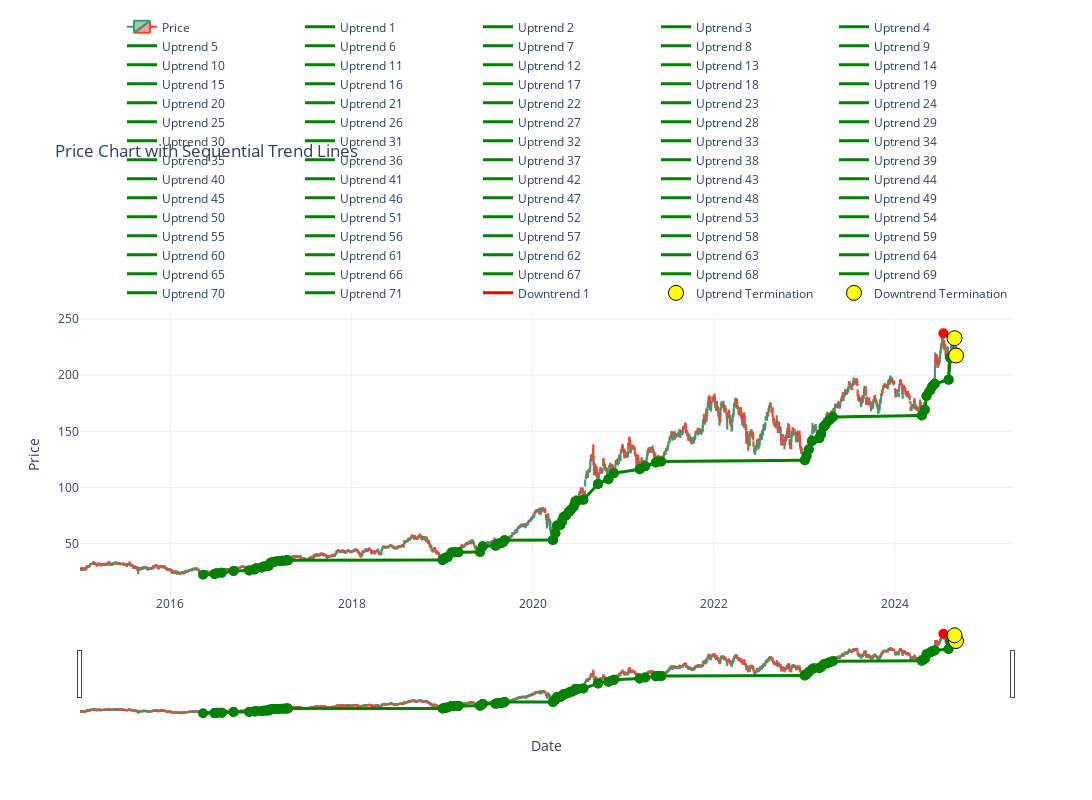

The cell this chart's notebook holds for it:
### Code cell
# Find sequential uptrend lines starting from the absolute lowest point
uptrend_data = find_sequential_trendlines(df, mode='lows', min_distance=5, max_lines=100)

# Find sequential downtrend lines starting from the absolute highest point
downtrend_data = find_sequential_trendlines(df, mode='highs', min_distance=5, max_lines=100)

print(f"Created {len(uptrend_data['trendlines'])} sequential uptrend lines")
print(f"Created {len(downtrend_data['trendlines'])} sequential downtrend lines")
print(f"Uptrend terminations: {len(uptrend_data['termination_points'])}")
print(f"Downtrend terminations: {len(downtrend_data['termination_points'])}")

# Plot the results
plot_sequential_trendlines(df, uptrend_data, downtrend_data)

# Interactive plot
plot_interactive_sequential_trendlines(df, uptrend_data, downtrend_data)

### Figure 1 — Plotly figure (JSON) as saved in the notebook; plotly's stock layout.template omitted (floating-point values rounded to 4 significant figures; data arrays with more than 128 entries replaced by an {"elided": "..."} marker saying what was removed)
{"data": [{"close": {"elided": "2434 float values"}, "high": {"elided": "2434 float values"}, "low": {"elided": "2434 float values"}, "name": "Price", "open": {"elided": "2434 float values"}, "type": "candlestick", "x": {"elided": "2434 str values"}}, {"line": {"color": "green", "width": 3}, "mode": "lines", "name": "Uptrend 1", "type": "scatter", "x": ["2016-05-12T00:00:00", "2016-06-27T00:00:00"], "y": [22.37, 22.88]}, {"marker": {"color": "green", "size": 10}, "mode": "markers", "name": "Uptrend 1 points", "showlegend": false, "type": "scatter", "x": ["2016-05-12T00:00:00", "2016-06-27T00:00:00"], "y": [22.37, 22.88]}, {"line": {"color": "green", "width": 3}, "mode": "lines", "name": "Uptrend 2", "type": "scatter", "x": ["2016-06-27T00:00:00", "2016-07-06T00:00:00"], "y": [22.88, 23.59]}, {"marker": {"color": "green", "size": 10}, "mode": "markers", "name": "Uptrend 2 points", "showlegend": false, "type": "scatter", "x": ["2016-06-27T00:00:00", "2016-07-06T00:00:00"], "y": [22.88, 23.59]}, {"line": {"color": "green", "width": 3}, "mode": "lines", "name": "Uptrend 3", "type": "scatter", "x": ["2016-07-06T00:00:00", "2016-07-26T00:00:00"], "y": [23.59, 24.1]}, {"marker": {"color": "green", "size": 10}, "mode": "markers", "name": "Uptrend 3 points", "showlegend": false, "type": "scatter", "x": ["2016-07-06T00:00:00", "2016-07-26T00:00:00"], "y": [23.59, 24.1]}, {"line": {"color": "green", "width": 3}, "mode": "lines", "name": "Uptrend 4", "type": "scatter", "x": ["2016-07-26T00:00:00", "2016-09-12T00:00:00"], "y": [24.1, 25.63]}, {"marker": {"color": "green", "size": 10}, "mode": "markers", "name": "Uptrend 4 points", "showlegend": false, "type": "scatter", "x": ["2016-07-26T00:00:00", "2016-09-12T00:00:00"], "y": [24.1, 25.63]}, {"line": {"color": "green", "width": 3}, "mode": "lines", "name": "Uptrend 5", "type": "scatter", "x": ["2016-09-12T00:00:00", "2016-11-14T00:00:00"], "y": [25.63, 26.02]}, {"marker": {"color": "green", "size": 10}, "mode": "markers", "name": "Uptrend 5 points", "showlegend": false, "type": "scatter", "x": ["2016-09-12T00:00:00", "2016-11-14T00:00:00"], "y": [25.63, 26.02]}, {"line": {"color": "green", "width": 3}, "mode": "lines", "name": "Uptrend 6", "type": "scatter", "x": ["2016-11-14T00:00:00", "2016-12-05T00:00:00"], "y": [26.02, 27.06]}, {"marker": {"color": "green", "size": 10}, "mode": "markers", "name": "Uptrend 6 points", "showlegend": false, "type": "scatter", "x": ["2016-11-14T00:00:00", "2016-12-05T00:00:00"], "y": [26.02, 27.06]}, {"line": {"color": "green", "width": 3}, "mode": "lines", "name": "Uptrend 7", "type": "scatter", "x": ["2016-12-05T00:00:00", "2016-12-12T00:00:00"], "y": [27.06, 28.12]}, {"marker": {"color": "green", "size": 10}, "mode": "markers", "name": "Uptrend 7 points", "showlegend": false, "type": "scatter", "x": ["2016-12-05T00:00:00", "2016-12-12T00:00:00"], "y": [27.06, 28.12]}, {"line": {"color": "green", "width": 3}, "mode": "lines", "name": "Uptrend 8", "type": "scatter", "x": ["2016-12-12T00:00:00", "2017-01-03T00:00:00"], "y": [28.12, 28.69]}, {"marker": {"color": "green", "size": 10}, "mode": "markers", "name": "Uptrend 8 points", "showlegend": false, "type": "scatter", "x": ["2016-12-12T00:00:00", "2017-01-03T00:00:00"], "y": [28.12, 28.69]}, {"line": {"color": "green", "width": 3}, "mode": "lines", "name": "Uptrend 9", "type": "scatter", "x": ["2017-01-03T00:00:00", "2017-01-12T00:00:00"], "y": [28.69, 29.55]}, {"marker": {"color": "green", "size": 10}, "mode": "markers", "name": "Uptrend 9 points", "showlegend": false, "type": "scatter", "x": ["2017-01-03T00:00:00", "2017-01-12T00:00:00"], "y": [28.69, 29.55]}, {"line": {"color": "green", "width": 3}, "mode": "lines", "name": "Uptrend 10", "type": "scatter", "x": ["2017-01-12T00:00:00", "2017-01-24T00:00:00"], "y": [29.55, 29.88]}, {"marker": {"color": "green", "size": 10}, "mode": "markers", "name": "Uptrend 10 points", "showlegend": false, "type": "scatter", "x": ["2017-01-12T00:00:00", "2017-01-24T00:00:00"], "y": [29.55, 29.88]}, {"line": {"color": "green", "width": 3}, "mode": "lines", "name": "Uptrend 11", "type": "scatter", "x": ["2017-01-24T00:00:00", "2017-01-31T00:00:00"], "y": [29.88, 30.16]}, {"marker": {"color": "green", "size": 10}, "mode": "markers", "name": "Uptrend 11 points", "showlegend": false, "type": "scatter", "x": ["2017-01-24T00:00:00", "2017-01-31T00:00:00"], "y": [29.88, 30.16]}, {"line": {"color": "green", "width": 3}, "mode": "lines", "name": "Uptrend 12", "type": "scatter", "x": ["2017-01-31T00:00:00", "2017-02-07T00:00:00"], "y": [30.16, 32.61]}, {"marker": {"color": "green", "size": 10}, "mode": "markers", "name": "Uptrend 12 points", "showlegend": false, "type": "scatter", "x": ["2017-01-31T00:00:00", "2017-02-07T00:00:00"], "y": [30.16, 32.61]}, {"line": {"color": "green", "width": 3}, "mode": "lines", "name": "Uptrend 13", "type": "scatter", "x": ["2017-02-07T00:00:00", "2017-02-14T00:00:00"], "y": [32.61, 33.31]}, {"marker": {"color": "green", "size": 10}, "mode": "markers", "name": "Uptrend 13 points", "showlegend": false, "type": "scatter", "x": ["2017-02-07T00:00:00", "2017-02-14T00:00:00"], "y": [32.61, 33.31]}, {"line": {"color": "green", "width": 3}, "mode": "lines", "name": "Uptrend 14", "type": "scatter", "x": ["2017-02-14T00:00:00", "2017-02-24T00:00:00"], "y": [33.31, 33.82]}, {"marker": {"color": "green", "size": 10}, "mode": "markers", "name": "Uptrend 14 points", "showlegend": false, "type": "scatter", "x": ["2017-02-14T00:00:00", "2017-02-24T00:00:00"], "y": [33.31, 33.82]}, {"line": {"color": "green", "width": 3}, "mode": "lines", "name": "Uptrend 15", "type": "scatter", "x": ["2017-02-24T00:00:00", "2017-03-09T00:00:00"], "y": [33.82, 34.26]}, {"marker": {"color": "green", "size": 10}, "mode": "markers", "name": "Uptrend 15 points", "showlegend": false, "type": "scatter", "x": ["2017-02-24T00:00:00", "2017-03-09T00:00:00"], "y": [33.82, 34.26]}, {"line": {"color": "green", "width": 3}, "mode": "lines", "name": "Uptrend 16", "type": "scatter", "x": ["2017-03-09T00:00:00", "2017-03-27T00:00:00"], "y": [34.26, 34.65]}, {"marker": {"color": "green", "size": 10}, "mode": "markers", "name": "Uptrend 16 points", "showlegend": false, "type": "scatter", "x": ["2017-03-09T00:00:00", "2017-03-27T00:00:00"], "y": [34.26, 34.65]}, {"line": {"color": "green", "width": 3}, "mode": "lines", "name": "Uptrend 17", "type": "scatter", "x": ["2017-03-27T00:00:00", "2017-04-11T00:00:00"], "y": [34.65, 35.01]}, {"marker": {"color": "green", "size": 10}, "mode": "markers", "name": "Uptrend 17 points", "showlegend": false, "type": "scatter", "x": ["2017-03-27T00:00:00", "2017-04-11T00:00:00"], "y": [34.65, 35.01]}, {"line": {"color": "green", "width": 3}, "mode": "lines", "name": "Uptrend 18", "type": "scatter", "x": ["2017-04-11T00:00:00", "2017-04-19T00:00:00"], "y": [35.01, 35.11]}, {"marker": {"color": "green", "size": 10}, "mode": "markers", "name": "Uptrend 18 points", "showlegend": false, "type": "scatter", "x": ["2017-04-11T00:00:00", "2017-04-19T00:00:00"], "y": [35.01, 35.11]}, {"line": {"color": "green", "width": 3}, "mode": "lines", "name": "Uptrend 19", "type": "scatter", "x": ["2017-04-19T00:00:00", "2019-01-03T00:00:00"], "y": [35.11, 35.5]}, {"marker": {"color": "green", "size": 10}, "mode": "markers", "name": "Uptrend 19 points", "showlegend": false, "type": "scatter", "x": ["2017-04-19T00:00:00", "2019-01-03T00:00:00"], "y": [35.11, 35.5]}, {"line": {"color": "green", "width": 3}, "mode": "lines", "name": "Uptrend 20", "type": "scatter", "x": ["2019-01-03T00:00:00", "2019-01-14T00:00:00"], "y": [35.5, 37.31]}, {"marker": {"color": "green", "size": 10}, "mode": "markers", "name": "Uptrend 20 points", "showlegend": false, "type": "scatter", "x": ["2019-01-03T00:00:00", "2019-01-14T00:00:00"], "y": [35.5, 37.31]}, {"line": {"color": "green", "width": 3}, "mode": "lines", "name": "Uptrend 21", "type": "scatter", "x": ["2019-01-14T00:00:00", "2019-01-23T00:00:00"], "y": [37.31, 37.92]}, {"marker": {"color": "green", "size": 10}, "mode": "markers", "name": "Uptrend 21 points", "showlegend": false, "type": "scatter", "x": ["2019-01-14T00:00:00", "2019-01-23T00:00:00"], "y": [37.31, 37.92]}, {"line": {"color": "green", "width": 3}, "mode": "lines", "name": "Uptrend 22", "type": "scatter", "x": ["2019-01-23T00:00:00", "2019-02-08T00:00:00"], "y": [37.92, 42.1]}, {"marker": {"color": "green", "size": 10}, "mode": "markers", "name": "Uptrend 22 points", "showlegend": false, "type": "scatter", "x": ["2019-01-23T00:00:00", "2019-02-08T00:00:00"], "y": [37.92, 42.1]}, {"line": {"color": "green", "width": 3}, "mode": "lines", "name": "Uptrend 23", "type": "scatter", "x": ["2019-02-08T00:00:00", "2019-02-19T00:00:00"], "y": [42.1, 42.37]}, {"marker": {"color": "green", "size": 10}, "mode": "markers", "name": "Uptrend 23 points", "showlegend": false, "type": "scatter", "x": ["2019-02-08T00:00:00", "2019-02-19T00:00:00"], "y": [42.1, 42.37]}, {"line": {"color": "green", "width": 3}, "mode": "lines", "name": "Uptrend 24", "type": "scatter", "x": ["2019-02-19T00:00:00", "2019-03-08T00:00:00"], "y": [42.37, 42.38]}, {"marker": {"color": "green", "size": 10}, "mode": "markers", "name": "Uptrend 24 points", "showlegend": false, "type": "scatter", "x": ["2019-02-19T00:00:00", "2019-03-08T00:00:00"], "y": [42.37, 42.38]}, {"line": {"color": "green", "width": 3}, "mode": "lines", "name": "Uptrend 25", "type": "scatter", "x": ["2019-03-08T00:00:00", "2019-06-03T00:00:00"], "y": [42.38, 42.57]}, {"marker": {"color": "green", "size": 10}, "mode": "markers", "name": "Uptrend 25 points", "showlegend": false, "type": "scatter", "x": ["2019-03-08T00:00:00", "2019-06-03T00:00:00"], "y": [42.38, 42.57]}, {"line": {"color": "green", "width": 3}, "mode": "lines", "name": "Uptrend 26", "type": "scatter", "x": ["2019-06-03T00:00:00", "2019-06-14T00:00:00"], "y": [42.57, 47.58]}, {"marker": {"color": "green", "size": 10}, "mode": "markers", "name": "Uptrend 26 points", "showlegend": false, "type": "scatter", "x": ["2019-06-03T00:00:00", "2019-06-14T00:00:00"], "y": [42.57, 47.58]}, {"line": {"color": "green", "width": 3}, "mode": "lines", "name": "Uptrend 27", "type": "scatter", "x": ["2019-06-14T00:00:00", "2019-08-05T00:00:00"], "y": [47.58, 48.15]}, {"marker": {"color": "green", "size": 10}, "mode": "markers", "name": "Uptrend 27 points", "showlegend": false, "type": "scatter", "x": ["2019-06-14T00:00:00", "2019-08-05T00:00:00"], "y": [47.58, 48.15]}, {"line": {"color": "green", "width": 3}, "mode": "lines", "name": "Uptrend 28", "type": "scatter", "x": ["2019-08-05T00:00:00", "2019-08-12T00:00:00"], "y": [48.15, 49.79]}, {"marker": {"color": "green", "size": 10}, "mode": "markers", "name": "Uptrend 28 points", "showlegend": false, "type": "scatter", "x": ["2019-08-05T00:00:00", "2019-08-12T00:00:00"], "y": [48.15, 49.79]}, {"line": {"color": "green", "width": 3}, "mode": "lines", "name": "Uptrend 29", "type": "scatter", "x": ["2019-08-12T00:00:00", "2019-08-23T00:00:00"], "y": [49.79, 50.25]}, {"marker": {"color": "green", "size": 10}, "mode": "markers", "name": "Uptrend 29 points", "showlegend": false, "type": "scatter", "x": ["2019-08-12T00:00:00", "2019-08-23T00:00:00"], "y": [49.79, 50.25]}, {"line": {"color": "green", "width": 3}, "mode": "lines", "name": "Uptrend 30", "type": "scatter", "x": ["2019-08-23T00:00:00", "2019-09-03T00:00:00"], "y": [50.25, 51.06]}, {"marker": {"color": "green", "size": 10}, "mode": "markers", "name": "Uptrend 30 points", "showlegend": false, "type": "scatter", "x": ["2019-08-23T00:00:00", "2019-09-03T00:00:00"], "y": [50.25, 51.06]}, {"line": {"color": "green", "width": 3}, "mode": "lines", "name": "Uptrend 31", "type": "scatter", "x": ["2019-09-03T00:00:00", "2019-09-10T00:00:00"], "y": [51.06, 52.93]}, {"marker": {"color": "green", "size": 10}, "mode": "markers", "name": "Uptrend 31 points", "showlegend": false, "type": "scatter", "x": ["2019-09-03T00:00:00", "2019-09-10T00:00:00"], "y": [51.06, 52.93]}, {"line": {"color": "green", "width": 3}, "mode": "lines", "name": "Uptrend 32", "type": "scatter", "x": ["2019-09-10T00:00:00", "2020-03-23T00:00:00"], "y": [52.93, 53.15]}, {"marker": {"color": "green", "size": 10}, "mode": "markers", "name": "Uptrend 32 points", "showlegend": false, "type": "scatter", "x": ["2019-09-10T00:00:00", "2020-03-23T00:00:00"], "y": [52.93, 53.15]}, {"line": {"color": "green", "width": 3}, "mode": "lines", "name": "Uptrend 33", "type": "scatter", "x": ["2020-03-23T00:00:00", "2020-04-02T00:00:00"], "y": [53.15, 59.22]}, {"marker": {"color": "green", "size": 10}, "mode": "markers", "name": "Uptrend 33 points", "showlegend": false, "type": "scatter", "x": ["2020-03-23T00:00:00", "2020-04-02T00:00:00"], "y": [53.15, 59.22]}, {"line": {"color": "green", "width": 3}, "mode": "lines", "name": "Uptrend 34", "type": "scatter", "x": ["2020-04-02T00:00:00", "2020-04-09T00:00:00"], "y": [59.22, 66.18]}, {"marker": {"color": "green", "size": 10}, "mode": "markers", "name": "Uptrend 34 points", "showlegend": false, "type": "scatter", "x": ["2020-04-02T00:00:00", "2020-04-09T00:00:00"], "y": [59.22, 66.18]}, {"line": {"color": "green", "width": 3}, "mode": "lines", "name": "Uptrend 35", "type": "scatter", "x": ["2020-04-09T00:00:00", "2020-04-21T00:00:00"], "y": [66.18, 66.36]}, {"marker": {"color": "green", "size": 10}, "mode": "markers", "name": "Uptrend 35 points", "showlegend": false, "type": "scatter", "x": ["2020-04-09T00:00:00", "2020-04-21T00:00:00"], "y": [66.18, 66.36]}, {"line": {"color": "green", "width": 3}, "mode": "lines", "name": "Uptrend 36", "type": "scatter", "x": ["2020-04-21T00:00:00", "2020-04-28T00:00:00"], "y": [66.36, 69.55]}, {"marker": {"color": "green", "size": 10}, "mode": "markers", "name": "Uptrend 36 points", "showlegend": false, "type": "scatter", "x": ["2020-04-21T00:00:00", "2020-04-28T00:00:00"], "y": [66.36, 69.55]}, {"line": {"color": "green", "width": 3}, "mode": "lines", "name": "Uptrend 37", "type": "scatter", "x": ["2020-04-28T00:00:00", "2020-05-05T00:00:00"], "y": [69.55, 73.61]}, {"marker": {"color": "green", "size": 10}, "mode": "markers", "name": "Uptrend 37 points", "showlegend": false, "type": "scatter", "x": ["2020-04-28T00:00:00", "2020-05-05T00:00:00"], "y": [69.55, 73.61]}, {"line": {"color": "green", "width": 3}, "mode": "lines", "name": "Uptrend 38", "type": "scatter", "x": ["2020-05-05T00:00:00", "2020-05-15T00:00:00"], "y": [73.61, 75.05]}, {"marker": {"color": "green", "size": 10}, "mode": "markers", "name": "Uptrend 38 points", "showlegend": false, "type": "scatter", "x": ["2020-05-05T00:00:00", "2020-05-15T00:00:00"], "y": [73.61, 75.05]}, {"line": {"color": "green", "width": 3}, "mode": "lines", "name": "Uptrend 39", "type": "scatter", "x": ["2020-05-15T00:00:00", "2020-05-27T00:00:00"], "y": [75.05, 78.27]}, {"marker": {"color": "green", "size": 10}, "mode": "markers", "name": "Uptrend 39 points", "showlegend": false, "type": "scatter", "x": ["2020-05-15T00:00:00", "2020-05-27T00:00:00"], "y": [75.05, 78.27]}, {"line": {"color": "green", "width": 3}, "mode": "lines", "name": "Uptrend 40", "type": "scatter", "x": ["2020-05-27T00:00:00", "2020-06-04T00:00:00"], "y": [78.27, 80.19]}, {"marker": {"color": "green", "size": 10}, "mode": "markers", "name": "Uptrend 40 points", "showlegend": false, "type": "scatter", "x": ["2020-05-27T00:00:00", "2020-06-04T00:00:00"], "y": [78.27, 80.19]}, {"line": {"color": "green", "width": 3}, "mode": "lines", "name": "Uptrend 41", "type": "scatter", "x": ["2020-06-04T00:00:00", "2020-06-15T00:00:00"], "y": [80.19, 83.14]}, {"marker": {"color": "green", "size": 10}, "mode": "markers", "name": "Uptrend 41 points", "showlegend": false, "type": "scatter", "x": ["2020-06-04T00:00:00", "2020-06-15T00:00:00"], "y": [80.19, 83.14]}, {"line": {"color": "green", "width": 3}, "mode": "lines", "name": "Uptrend 42", "type": "scatter", "x": ["2020-06-15T00:00:00", "2020-06-22T00:00:00"], "y": [83.14, 87.79]}, {"marker": {"color": "green", "size": 10}, "mode": "markers", "name": "Uptrend 42 points", "showlegend": false, "type": "scatter", "x": ["2020-06-15T00:00:00", "2020-06-22T00:00:00"], "y": [83.14, 87.79]}, {"line": {"color": "green", "width": 3}, "mode": "lines", "name": "Uptrend 43", "type": "scatter", "x": ["2020-06-22T00:00:00", "2020-06-29T00:00:00"], "y": [87.79, 87.82]}, {"marker": {"color": "green", "size": 10}, "mode": "markers", "name": "Uptrend 43 points", "showlegend": false, "type": "scatter", "x": ["2020-06-22T00:00:00", "2020-06-29T00:00:00"], "y": [87.79, 87.82]}, {"line": {"color": "green", "width": 3}, "mode": "lines", "name": "Uptrend 44", "type": "scatter", "x": ["2020-06-29T00:00:00", "2020-07-24T00:00:00"], "y": [87.82, 89.14]}, {"marker": {"color": "green", "size": 10}, "mode": "markers", "name": "Uptrend 44 points", "showlegend": false, "type": "scatter", "x": ["2020-06-29T00:00:00", "2020-07-24T00:00:00"], "y": [87.82, 89.14]}, {"line": {"color": "green", "width": 3}, "mode": "lines", "name": "Uptrend 45", "type": "scatter", "x": ["2020-07-24T00:00:00", "2020-09-21T00:00:00"], "y": [89.14, 103.1]}, {"marker": {"color": "green", "size": 10}, "mode": "markers", "name": "Uptrend 45 points", "showlegend": false, "type": "scatter", "x": ["2020-07-24T00:00:00", "2020-09-21T00:00:00"], "y": [89.14, 103.1]}, {"line": {"color": "green", "width": 3}, "mode": "lines", "name": "Uptrend 46", "type": "scatter", "x": ["2020-09-21T00:00:00", "2020-11-02T00:00:00"], "y": [103.1, 107.3]}, {"marker": {"color": "green", "size": 10}, "mode": "markers", "name": "Uptrend 46 points", "showlegend": false, "type": "scatter", "x": ["2020-09-21T00:00:00", "2020-11-02T00:00:00"], "y": [103.1, 107.3]}, {"line": {"color": "green", "width": 3}, "mode": "lines", "name": "Uptrend 47", "type": "scatter", "x": ["2020-11-02T00:00:00", "2020-11-24T00:00:00"], "y": [107.3, 112.6]}, {"marker": {"color": "green", "size": 10}, "mode": "markers", "name": "Uptrend 47 points", "showlegend": false, "type": "scatter", "x": ["2020-11-02T00:00:00", "2020-11-24T00:00:00"], "y": [107.3, 112.6]}, {"line": {"color": "green", "width": 3}, "mode": "lines", "name": "Uptrend 48", "type": "scatter", "x": ["2020-11-24T00:00:00", "2021-03-08T00:00:00"], "y": [112.6, 116.2]}, {"marker": {"color": "green", "size": 10}, "mode": "markers", "name": "Uptrend 48 points", "showlegend": false, "type": "scatter", "x": ["2020-11-24T00:00:00", "2021-03-08T00:00:00"], "y": [112.6, 116.2]}, {"line": {"color": "green", "width": 3}, "mode": "lines", "name": "Uptrend 49", "type": "scatter", "x": ["2021-03-08T00:00:00", "2021-03-30T00:00:00"], "y": [116.2, 118.9]}, {"marker": {"color": "green", "size": 10}, "mode": "markers", "name": "Uptrend 49 points", "showlegend": false, "type": "scatter", "x": ["2021-03-08T00:00:00", "2021-03-30T00:00:00"], "y": [116.2, 118.9]}, {"line": {"color": "green", "width": 3}, "mode": "lines", "name": "Uptrend 50", "type": "scatter", "x": ["2021-03-30T00:00:00", "2021-05-12T00:00:00"], "y": [118.9, 122.2]}, {"marker": {"color": "green", "size": 10}, "mode": "markers", "name": "Uptrend 50 points", "showlegend": false, "type": "scatter", "x": ["2021-03-30T00:00:00", "2021-05-12T00:00:00"], "y": [118.9, 122.2]}, {"line": {"color": "green", "width": 3}, "mode": "lines", "name": "Uptrend 51", "type": "scatter", "x": ["2021-05-12T00:00:00", "2021-05-19T00:00:00"], "y": [122.2, 122.9]}, {"marker": {"color": "green", "size": 10}, "mode": "markers", "name": "Uptrend 51 points", "showlegend": false, "type": "scatter", "x": ["2021-05-12T00:00:00", "2021-05-19T00:00:00"], "y": [122.2, 122.9]}, {"line": {"color": "green", "width": 3}, "mode": "lines", "name": "Uptrend 52", "type": "scatter", "x": ["2021-05-19T00:00:00", "2021-06-03T00:00:00"], "y": [122.9, 123.1]}, {"marker": {"color": "green", "size": 10}, "mode": "markers", "name": "Uptrend 52 points", "showlegend": false, "type": "scatter", "x": ["2021-05-19T00:00:00", "2021-06-03T00:00:00"], "y": [122.9, 123.1]}, {"line": {"color": "green", "width": 3}, "mode": "lines", "name": "Uptrend 53", "type": "scatter", "x": ["2021-06-03T00:00:00", "2023-01-03T00:00:00"], "y": [123.1, 124.2]}, {"marker": {"color": "green", "size": 10}, "mode": "markers", "name": "Uptrend 53 points", "showlegend": false, "type": "scatter", "x": ["2021-06-03T00:00:00", "2023-01-03T00:00:00"], "y": [123.1, 124.2]}, {"line": {"color": "green", "width": 3}, "mode": "lines", "name": "Uptrend 54", "type": "scatter", "x": ["2023-01-03T00:00:00", "2023-01-10T00:00:00"], "y": [124.2, 128.1]}, {"marker": {"color": "green", "size": 10}, "mode": "markers", "name": "Uptrend 54 points", "showlegend": false, "type": "scatter", "x": ["2023-01-03T00:00:00", "2023-01-10T00:00:00"], "y": [124.2, 128.1]}, {"line": {"color": "green", "width": 3}, "mode": "lines", "name": "Uptrend 55", "type": "scatter", "x": ["2023-01-10T00:00:00", "2023-01-19T00:00:00"], "y": [128.1, 133.8]}, {"marker": {"color": "green", "size": 10}, "mode": "markers", "name": "Uptrend 55 points", "showlegend": false, "type": "scatter", "x": ["2023-01-10T00:00:00", "2023-01-19T00:00:00"], "y": [128.1, 133.8]}, {"line": {"color": "green", "width": 3}, "mode": "lines", "name": "Uptrend 56", "type": "scatter", "x": ["2023-01-19T00:00:00", "2023-02-01T00:00:00"], "y": [133.8, 141.3]}, {"marker": {"color": "green", "size": 10}, "mode": "markers", "name": "Uptrend 56 points", "showlegend": false, "type": "scatter", "x": ["2023-01-19T00:00:00", "2023-02-01T00:00:00"], "y": [133.8, 141.3]}, {"line": {"color": "green", "width": 3}, "mode": "lines", "name": "Uptrend 57", "type": "scatter", "x": ["2023-02-01T00:00:00", "2023-03-02T00:00:00"], "y": [141.3, 143.9]}, {"marker": {"color": "green", "size": 10}, "mode": "markers", "name": "Uptrend 57 points", "showlegend": false, "type": "scatter", "x": ["2023-02-01T00:00:00", "2023-03-02T00:00:00"], "y": [141.3, 143.9]}, {"line": {"color": "green", "width": 3}, "mode": "lines", "name": "Uptrend 58", "type": "scatter", "x": ["2023-03-02T00:00:00", "2023-03-10T00:00:00"], "y": [143.9, 147.6]}, {"marker": {"color": "green", "size": 10}, "mode": "markers", "name": "Uptrend 58 points", "showlegend": false, "type": "scatter", "x": ["2023-03-02T00:00:00", "2023-03-10T00:00:00"], "y": [143.9, 147.6]}, {"line": {"color": "green", "width": 3}, "mode": "lines", "name": "Uptrend 59", "type": "scatter", "x": ["2023-03-10T00:00:00", "2023-03-20T00:00:00"], "y": [147.6, 154.1]}, {"marker": {"color": "green", "size": 10}, "mode": "markers", "name": "Uptrend 59 points", "showlegend": false, "type": "scatter", "x": ["2023-03-10T00:00:00", "2023-03-20T00:00:00"], "y": [147.6, 154.1]}, {"line": {"color": "green", "width": 3}, "mode": "lines", "name": "Uptrend 60", "type": "scatter", "x": ["2023-03-20T00:00:00", "2023-03-28T00:00:00"], "y": [154.1, 156.0]}, {"marker": {"color": "green", "size": 10}, "mode": "markers", "name": "Uptrend 60 points", "showlegend": false, "type": "scatter", "x": ["2023-03-20T00:00:00", "2023-03-28T00:00:00"], "y": [154.1, 156.0]}, {"line": {"color": "green", "width": 3}, "mode": "lines", "name": "Uptrend 61", "type": "scatter", "x": ["2023-03-28T00:00:00", "2023-04-12T00:00:00"], "y": [156.0, 159.8]}, {"marker": {"color": "green", "size": 10}, "mode": "markers", "name": "Uptrend 61 points", "showlegend": false, "type": "scatter", "x": ["2023-03-28T00:00:00", "2023-04-12T00:00:00"], "y": [156.0, 159.8]}, {"line": {"color": "green", "width": 3}, "mode": "lines", "name": "Uptrend 62", "type": "scatter", "x": ["2023-04-12T00:00:00", "2023-04-26T00:00:00"], "y": [159.8, 162.8]}, {"marker": {"color": "green", "size": 10}, "mode": "markers", "name": "Uptrend 62 points", "showlegend": false, "type": "scatter", "x": ["2023-04-12T00:00:00", "2023-04-26T00:00:00"], "y": [159.8, 162.8]}, {"line": {"color": "green", "width": 3}, "mode": "lines", "name": "Uptrend 63", "type": "scatter", "x": ["2023-04-26T00:00:00", "2024-04-19T00:00:00"], "y": [162.8, 164.1]}, {"marker": {"color": "green", "size": 10}, "mode": "markers", "name": "Uptrend 63 points", "showlegend": false, "type": "scatter", "x": ["2023-04-26T00:00:00", "2024-04-19T00:00:00"], "y": [162.8, 164.1]}, {"line": {"color": "green", "width": 3}, "mode": "lines", "name": "Uptrend 64", "type": "scatter", "x": ["2024-04-19T00:00:00", "2024-05-01T00:00:00"], "y": [164.1, 169.1]}, {"marker": {"color": "green", "size": 10}, "mode": "markers", "name": "Uptrend 64 points", "showlegend": false, "type": "scatter", "x": ["2024-04-19T00:00:00", "2024-05-01T00:00:00"], "y": [164.1, 169.1]}, {"line": {"color": "green", "width": 3}, "mode": "lines", "name": "Uptrend 65", "type": "scatter", "x": ["2024-05-01T00:00:00", "2024-05-08T00:00:00"], "y": [169.1, 181.4]}, {"marker": {"color": "green", "size": 10}, "mode": "markers", "name": "Uptrend 65 points", "showlegend": false, "type": "scatter", "x": ["2024-05-01T00:00:00", "2024-05-08T00:00:00"], "y": [169.1, 181.4]}, {"line": {"color": "green", "width": 3}, "mode": "lines", "name": "Uptrend 66", "type": "scatter", "x": ["2024-05-08T00:00:00", "2024-05-23T00:00:00"], "y": [181.4, 186.6]}, {"marker": {"color": "green", "size": 10}, "mode": "markers", "name": "Uptrend 66 points", "showlegend": false, "type": "scatter", "x": ["2024-05-08T00:00:00", "2024-05-23T00:00:00"], "y": [181.4, 186.6]}, {"line": {"color": "green", "width": 3}, "mode": "lines", "name": "Uptrend 67", "type": "scatter", "x": ["2024-05-23T00:00:00", "2024-05-31T00:00:00"], "y": [186.6, 189.9]}, {"marker": {"color": "green", "size": 10}, "mode": "markers", "name": "Uptrend 67 points", "showlegend": false, "type": "scatter", "x": ["2024-05-23T00:00:00", "2024-05-31T00:00:00"], "y": [186.6, 189.9]}, {"line": {"color": "green", "width": 3}, "mode": "lines", "name": "Uptrend 68", "type": "scatter", "x": ["2024-05-31T00:00:00", "2024-06-10T00:00:00"], "y": [189.9, 192.1]}, {"marker": {"color": "green", "size": 10}, "mode": "markers", "name": "Uptrend 68 points", "showlegend": false, "type": "scatter", "x": ["2024-05-31T00:00:00", "2024-06-10T00:00:00"], "y": [189.9, 192.1]}, {"line": {"color": "green", "width": 3}, "mode": "lines", "name": "Uptrend 69", "type": "scatter", "x": ["2024-06-10T00:00:00", "2024-08-05T00:00:00"], "y": [192.1, 196]}, {"marker": {"color": "green", "size": 10}, "mode": "markers", "name": "Uptrend 69 points", "showlegend": false, "type": "scatter", "x": ["2024-06-10T00:00:00", "2024-08-05T00:00:00"], "y": [192.1, 196]}, {"line": {"color": "green", "width": 3}, "mode": "lines", "name": "Uptrend 70", "type": "scatter", "x": ["2024-08-05T00:00:00", "2024-08-12T00:00:00"], "y": [196, 215.6]}, {"marker": {"color": "green", "size": 10}, "mode": "markers", "name": "Uptrend 70 points", "showlegend": false, "type": "scatter", "x": ["2024-08-05T00:00:00", "2024-08-12T00:00:00"], "y": [196, 215.6]}, {"line": {"color": "green", "width": 3}, "mode": "lines", "name": "Uptrend 71", "type": "scatter", "x": ["2024-08-12T00:00:00", "2024-09-04T00:00:00"], "y": [215.6, 217.5]}, {"marker": {"color": "green", "size": 10}, "mode": "markers", "name": "Uptrend 71 points", "showlegend": false, "type": "scatter", "x": ["2024-08-12T00:00:00", "2024-09-04T00:00:00"], "y": [215.6, 217.5]}, {"line": {"color": "red", "width": 3}, "mode": "lines", "name": "Downtrend 1", "type": "scatter", "x": ["2024-07-15T00:00:00", "2024-08-29T00:00:00"], "y": [237.2, 232.9]}, {"marker": {"color": "red", "size": 10}, "mode": "markers", "name": "Downtrend 1 points", "showlegend": false, "type": "scatter", "x": ["2024-07-15T00:00:00", "2024-08-29T00:00:00"], "y": [237.2, 232.9]}, {"marker": {"color": "yellow", "line": {"color": "black", "width": 1}, "size": 15}, "mode": "markers", "name": "Uptrend Termination", "type": "scatter", "x": ["2024-09-04T00:00:00"], "y": [217.5]}, {"marker": {"color": "yellow", "line": {"color": "black", "width": 1}, "size": 15}, "mode": "markers", "name": "Downtrend Termination", "type": "scatter", "x": ["2024-08-29T00:00:00"], "y": [232.9]}], "layout": {"height": 800, "legend": {"orientation": "h", "x": 1, "xanchor": "right", "y": 1.02, "yanchor": "bottom"}, "title": {"text": "Price Chart with Sequential Trend Lines"}, "width": 1200, "xaxis": {"rangeslider": {"visible": true}, "title": {"text": "Date"}}, "yaxis": {"title": {"text": "Price"}}}}
